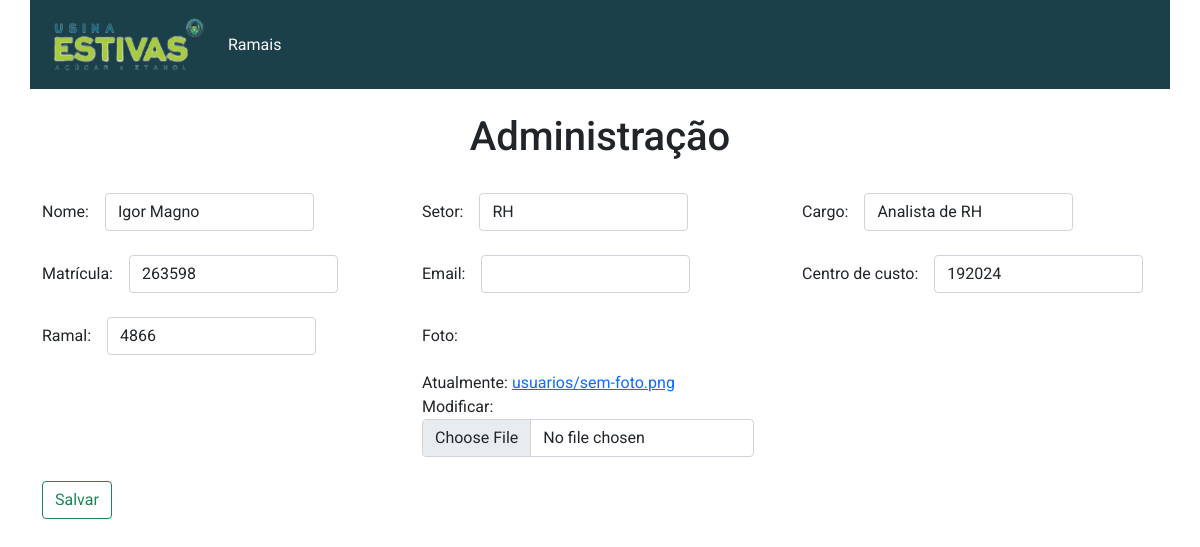
Page /ramais/admin/atualizar/10 on the committed database.
### ramais/models.py (models this page shows)
class Pessoa(models.Model):
	nome = models.CharField('Nome', max_length=150)
	setor = models.CharField('Setor', max_length=100)
	cargo = models.CharField('Cargo', max_length=50)
	matricula = models.CharField('Matricula', max_length=6, unique=True)
	email = models.EmailField('Email', null=True, max_length=50, unique=True)
	cc = models.CharField('Centro de custo', max_length=7, null=True)
	ramal = models.CharField('Ramal', max_length=4)
	foto = models.ImageField('Foto', upload_to='usuarios', default='usuarios/sem-foto.png')

### ramais/views.py (the view)
# urls.py: path('ramais/admin/atualizar/<int:id>', atualizarramal, name="atualizar"),
def atualizarramal(request, id):
	pessoa = Pessoa.objects.get(pk=id)
	form = PessoaForm(request.POST or None, request.FILES or None, instance=pessoa)
	if form.is_valid():
		form.save()
		return redirect('adminramais')
	contexto = {
	'formulario': form
	}
	return render(request, 'cadastro.html', contexto)

### ramais/forms.py
class PessoaForm(ModelForm):
	class Meta:
		model = Pessoa
		fields = ['nome', 'setor', 'cargo', 'matricula', 'email', 'cc','ramal', 'foto']

### ramais/templates/cadastro.html (shortened to what this page needs)
{% extends "base.html" %}
{% load static %}
{% load widget_tweaks %}
{% block conteudo %}
<div class="container">
	<div class="row">
		<div class="col-md-12 col-12">
			<h1 class="text-center">Administração</h1>
		</div>
	</div>
	<br>
<form method="post" enctype="multipart/form-data">
	<div class="row">
		<div class="col-md-4 col-12">
			<div class="row g-3 align-items-center">
		<div class="col-auto">
			<label for="inputPassword6" class="col-form-label">Nome:</label>
		</div>
		<div class="col-auto">
			{% render_field formulario.nome class="form-control"%}
		</div>
	</div>
		</div>
		<div class="col-md-4 col-12">
			<div class="row g-3 align-items-center">
		<div class="col-auto">
			<label for="inputPassword6" class="col-form-label">Setor:</label>
		</div>
		<div class="col-auto">
			{% render_field formulario.setor class="form-control"%}
		</div>
	</div>
		</div>
		<div class="col-md-4 col-12">
			<div class="row g-3 align-items-center">
		<div class="col-auto">
			<label for="inputPassword6" class="col-form-label">Cargo:</label>
		</div>
		<div class="col-auto">
			{% render_field formulario.cargo class="form-control"%}
		</div>
	</div>
		</div>
	</div>
	<br>
	<div class="row">
		<div class="col-md-4 col-12">
			<div class="row g-3 align-items-center">
		<div class="col-auto">
			<label for="inputPassword6" class="col-form-label">Matrícula:</label>
		</div>
		<div class="col-auto">
			{% render_field formulario.matricula class="form-control"%}
		</div>
	</div>
		</div>
		<div class="col-md-4 col-12">
			<div class="row g-3 align-items-center">
		<div class="col-auto">
			<label for="inputPassword6" class="col-form-label">Email:</label>
		</div>
		<div class="col-auto">
			{% render_field formulario.email class="form-control"%}
		</div>
	</div>
		</div>
		<div class="col-md-4 col-12">
			<div class="row g-3 align-items-center">
		<div class="col-auto">
			<label for="inputPassword6" class="col-form-label">Centro de custo:</label>
		</div>
		<div class="col-auto">
			{% render_field formulario.cc class="form-control"%}
		</div>
	</div>
		</div>
	</div>
	<br />
	<div class="row">
		<div class="col-md-4 col-12">
			<div class="row g-3 align-items-center">
		<div class="col-auto">
			<label for="inputPassword6" class="col-form-label">Ramal:</label>
		</div>
		<div class="col-auto">
			{% render_field formulario.ramal class="form-control"%}
		</div>
	</div>
		</div>
		<div class="col-md-4 col-12">
			<div class="row g-3 align-items-center">
		<div class="col-auto">
			<label for="inputPassword6" class="col-form-label">Foto:</label>
		</div>
		<div class="col-auto">
			{% render_field formulario.foto class="form-control"%}
		</div>
	</div>
		</div>
	</div>
	<br>
	<button type="submit" class="btn btn-outline-success">Salvar</button>
</form>
</div>
{% endblock %}

### ramais/static/css/estilo.css (style rules this page uses)
body { font-family: 'Roboto', sans-serif; }

### rows in the picture
Pessoa: nome "Igor Magno", setor "RH", cargo "Analista de RH", matricula "263598", cc "192024", ramal "4866"
